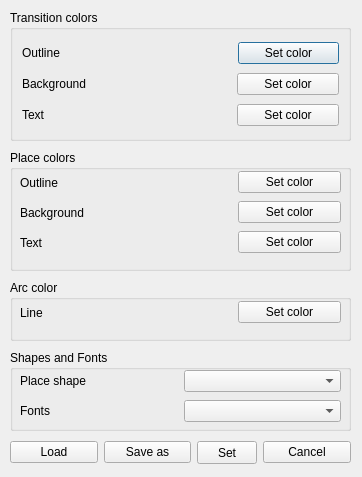
<?xml version="1.0" encoding="UTF-8"?>
<ui version="4.0">
 <class>VisualOptions</class>
 <widget class="QDialog" name="VisualOptions">
  <property name="geometry">
   <rect>
    <x>0</x>
    <y>0</y>
    <width>362</width>
    <height>477</height>
   </rect>
  </property>
  <property name="windowTitle">
   <string>Dialog</string>
  </property>
  <widget class="QGroupBox" name="groupBox_1x">
   <property name="geometry">
    <rect>
     <x>10</x>
     <y>10</y>
     <width>341</width>
     <height>131</height>
    </rect>
   </property>
   <property name="title">
    <string>Transition colors</string>
   </property>
   <layout class="QVBoxLayout" name="verticalLayout">
    <item>
     <layout class="QHBoxLayout" name="horizontalLayout7">
      <item>
       <widget class="QLabel" name="label">
        <property name="text">
         <string>Outline</string>
        </property>
       </widget>
      </item>
      <item>
       <widget class="QLabel" name="labtransoutline">
        <property name="minimumSize">
         <size>
          <width>103</width>
          <height>0</height>
         </size>
        </property>
        <property name="text">
         <string/>
        </property>
        <property name="scaledContents">
         <bool>true</bool>
        </property>
       </widget>
      </item>
      <item>
       <widget class="QPushButton" name="buttransout">
        <property name="text">
         <string>Set color</string>
        </property>
       </widget>
      </item>
     </layout>
    </item>
    <item>
     <layout class="QHBoxLayout" name="horizontalLayout_8">
      <item>
       <widget class="QLabel" name="label_2">
        <property name="text">
         <string>Background</string>
        </property>
       </widget>
      </item>
      <item>
       <widget class="QLabel" name="labtransbacground">
        <property name="text">
         <string/>
        </property>
        <property name="scaledContents">
         <bool>true</bool>
        </property>
       </widget>
      </item>
      <item>
       <widget class="QPushButton" name="buttransbackgr">
        <property name="text">
         <string>Set color</string>
        </property>
       </widget>
      </item>
     </layout>
    </item>
    <item>
     <layout class="QHBoxLayout" name="horizontalLayout_9">
      <item>
       <widget class="QLabel" name="label_3">
        <property name="text">
         <string>Text</string>
        </property>
       </widget>
      </item>
      <item>
       <widget class="QLabel" name="labtranstext">
        <property name="text">
         <string/>
        </property>
        <property name="scaledContents">
         <bool>true</bool>
        </property>
       </widget>
      </item>
      <item>
       <widget class="QPushButton" name="buttontranstext">
        <property name="text">
         <string>Set color</string>
        </property>
       </widget>
      </item>
     </layout>
    </item>
   </layout>
  </widget>
  <widget class="QWidget" name="layoutWidget1">
   <property name="geometry">
    <rect>
     <x>10</x>
     <y>440</y>
     <width>341</width>
     <height>25</height>
    </rect>
   </property>
   <layout class="QHBoxLayout" name="horizontalLayout_7s">
    <item>
     <widget class="QPushButton" name="buttonload">
      <property name="text">
       <string>Load</string>
      </property>
     </widget>
    </item>
    <item>
     <widget class="QPushButton" name="buttonsave">
      <property name="text">
       <string>Save as</string>
      </property>
     </widget>
    </item>
    <item>
     <widget class="QToolButton" name="buttonselect">
      <property name="minimumSize">
       <size>
        <width>60</width>
        <height>23</height>
       </size>
      </property>
      <property name="text">
       <string>Set</string>
      </property>
     </widget>
    </item>
    <item>
     <widget class="QPushButton" name="buttoncancel">
      <property name="text">
       <string>Cancel</string>
      </property>
     </widget>
    </item>
   </layout>
  </widget>
  <widget class="QGroupBox" name="groupBox1">
   <property name="geometry">
    <rect>
     <x>10</x>
     <y>150</y>
     <width>341</width>
     <height>121</height>
    </rect>
   </property>
   <property name="title">
    <string>Place colors</string>
   </property>
   <widget class="QWidget" name="layoutWidget2">
    <property name="geometry">
     <rect>
      <x>10</x>
      <y>20</y>
      <width>321</width>
      <height>25</height>
     </rect>
    </property>
    <layout class="QHBoxLayout" name="horizontalLayout">
     <item>
      <widget class="QLabel" name="labx">
       <property name="text">
        <string>Outline</string>
       </property>
      </widget>
     </item>
     <item>
      <widget class="QLabel" name="labplaceout">
       <property name="text">
        <string/>
       </property>
       <property name="scaledContents">
        <bool>true</bool>
       </property>
      </widget>
     </item>
     <item>
      <widget class="QPushButton" name="butplaceout">
       <property name="text">
        <string>Set color</string>
       </property>
      </widget>
     </item>
    </layout>
   </widget>
   <widget class="QWidget" name="layoutWidget3">
    <property name="geometry">
     <rect>
      <x>10</x>
      <y>50</y>
      <width>321</width>
      <height>25</height>
     </rect>
    </property>
    <layout class="QHBoxLayout" name="horizontalLayout_2">
     <item>
      <widget class="QLabel" name="labs">
       <property name="text">
        <string>Background</string>
       </property>
      </widget>
     </item>
     <item>
      <widget class="QLabel" name="labplacebackg">
       <property name="text">
        <string/>
       </property>
       <property name="scaledContents">
        <bool>true</bool>
       </property>
      </widget>
     </item>
     <item>
      <widget class="QPushButton" name="butplacebackg">
       <property name="text">
        <string>Set color</string>
       </property>
      </widget>
     </item>
    </layout>
   </widget>
   <widget class="QWidget" name="layoutWidget4">
    <property name="geometry">
     <rect>
      <x>10</x>
      <y>80</y>
      <width>321</width>
      <height>25</height>
     </rect>
    </property>
    <layout class="QHBoxLayout" name="horizontalLayout_4">
     <item>
      <widget class="QLabel" name="label_4">
       <property name="text">
        <string>Text</string>
       </property>
      </widget>
     </item>
     <item>
      <widget class="QLabel" name="labplacetext">
       <property name="text">
        <string/>
       </property>
       <property name="scaledContents">
        <bool>true</bool>
       </property>
      </widget>
     </item>
     <item>
      <widget class="QPushButton" name="butplacetext">
       <property name="text">
        <string>Set color</string>
       </property>
      </widget>
     </item>
    </layout>
   </widget>
  </widget>
  <widget class="QGroupBox" name="groupBox_2">
   <property name="geometry">
    <rect>
     <x>10</x>
     <y>280</y>
     <width>341</width>
     <height>61</height>
    </rect>
   </property>
   <property name="title">
    <string>Arc color</string>
   </property>
   <widget class="QWidget" name="layoutWidget5">
    <property name="geometry">
     <rect>
      <x>10</x>
      <y>20</y>
      <width>321</width>
      <height>25</height>
     </rect>
    </property>
    <layout class="QHBoxLayout" name="horizontalLayout_3">
     <item>
      <widget class="QLabel" name="label_8">
       <property name="text">
        <string>Line</string>
       </property>
      </widget>
     </item>
     <item>
      <widget class="QLabel" name="labarcline">
       <property name="text">
        <string/>
       </property>
       <property name="scaledContents">
        <bool>true</bool>
       </property>
      </widget>
     </item>
     <item>
      <widget class="QPushButton" name="butarcline">
       <property name="text">
        <string>Set color</string>
       </property>
      </widget>
     </item>
    </layout>
   </widget>
  </widget>
  <widget class="QGroupBox" name="groupBox">
   <property name="geometry">
    <rect>
     <x>10</x>
     <y>350</y>
     <width>341</width>
     <height>81</height>
    </rect>
   </property>
   <property name="title">
    <string>Shapes and Fonts</string>
   </property>
   <widget class="QWidget" name="">
    <property name="geometry">
     <rect>
      <x>10</x>
      <y>20</y>
      <width>321</width>
      <height>22</height>
     </rect>
    </property>
    <layout class="QHBoxLayout" name="horizontalLayout_5">
     <item>
      <widget class="QLabel" name="label_5">
       <property name="text">
        <string>Place shape</string>
       </property>
      </widget>
     </item>
     <item>
      <widget class="QComboBox" name="comboBox"/>
     </item>
    </layout>
   </widget>
   <widget class="QWidget" name="">
    <property name="geometry">
     <rect>
      <x>10</x>
      <y>50</y>
      <width>321</width>
      <height>22</height>
     </rect>
    </property>
    <layout class="QHBoxLayout" name="horizontalLayout_6">
     <item>
      <widget class="QLabel" name="label_6">
       <property name="text">
        <string>Fonts</string>
       </property>
      </widget>
     </item>
     <item>
      <widget class="QComboBox" name="comboBox_2"/>
     </item>
    </layout>
   </widget>
  </widget>
 </widget>
 <resources/>
 <connections/>
</ui>
